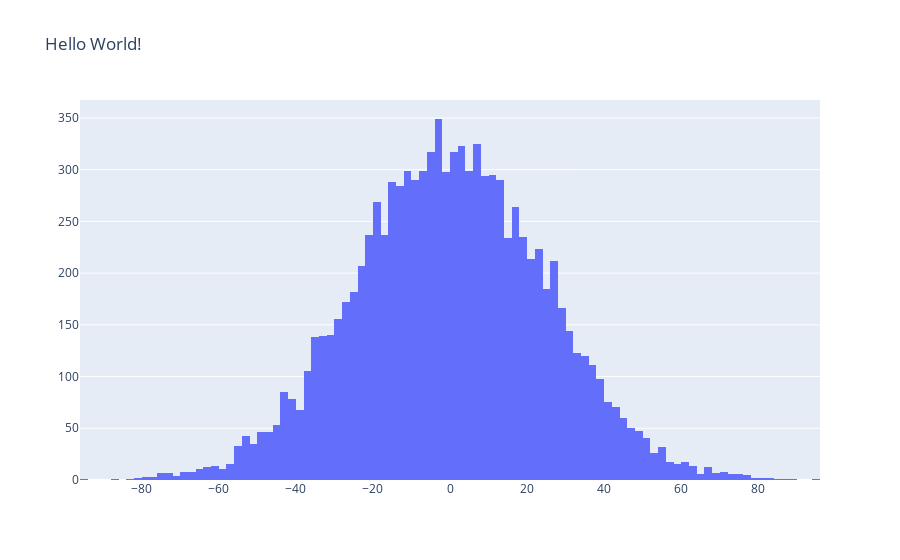

Notebook source saved alongside this figure:
### Markdown cell above
# plotly

### Code cell
import plotly.graph_objects as go
import numpy as np

r = np.random.normal(0, 25, 10000)

go.Figure(
    data=[go.Histogram(x=r)], layout_title_text="Hello World!"
).show()

### Figure 1 — Plotly figure (JSON) as saved in the notebook; plotly's stock layout.template omitted (floating-point values rounded to 4 significant figures; data arrays with more than 128 entries replaced by an {"elided": "..."} marker saying what was removed)
{"data": [{"type": "histogram", "x": {"elided": "10000 float values"}}], "layout": {"title": {"text": "Hello World!"}}}
